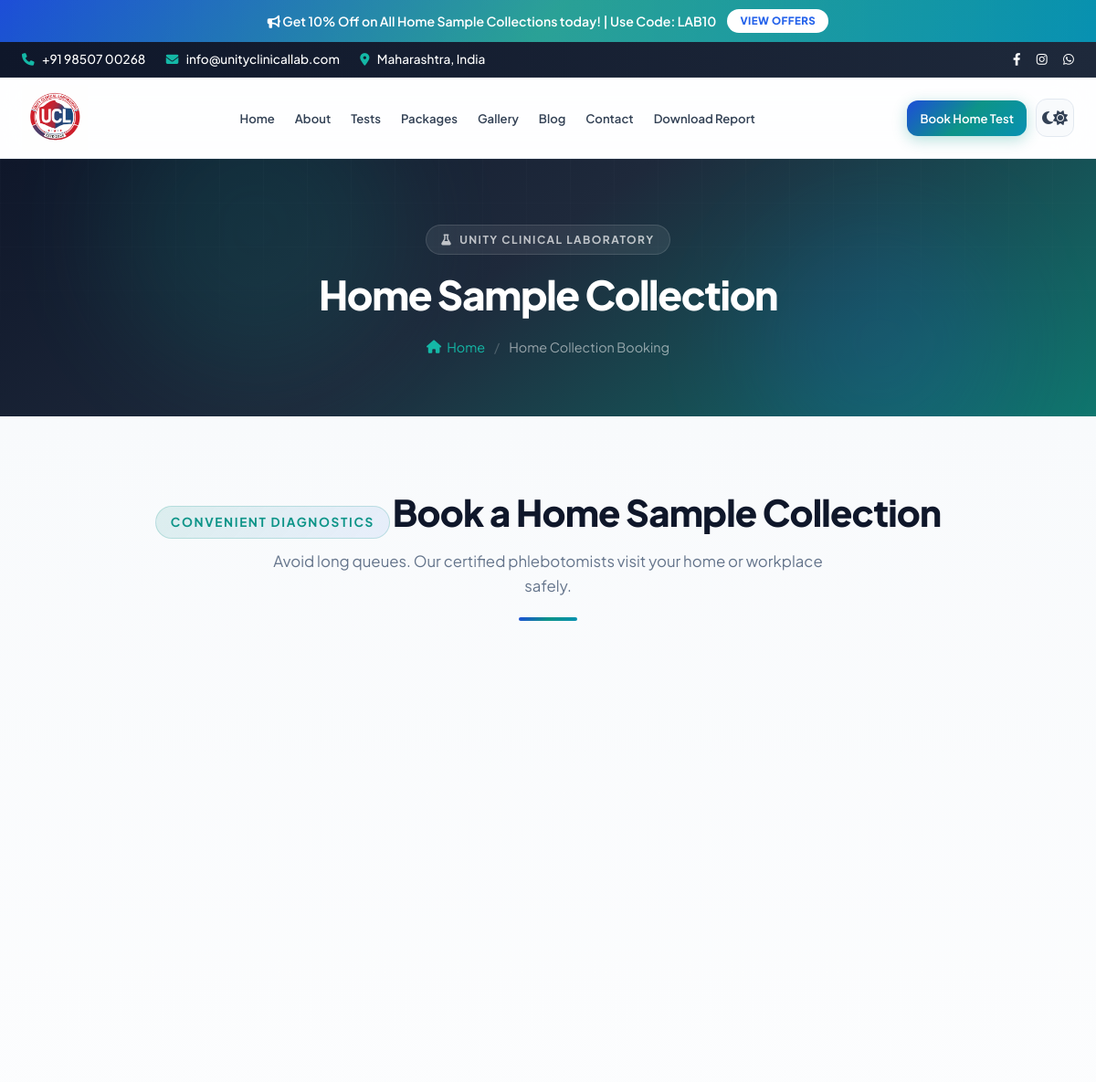
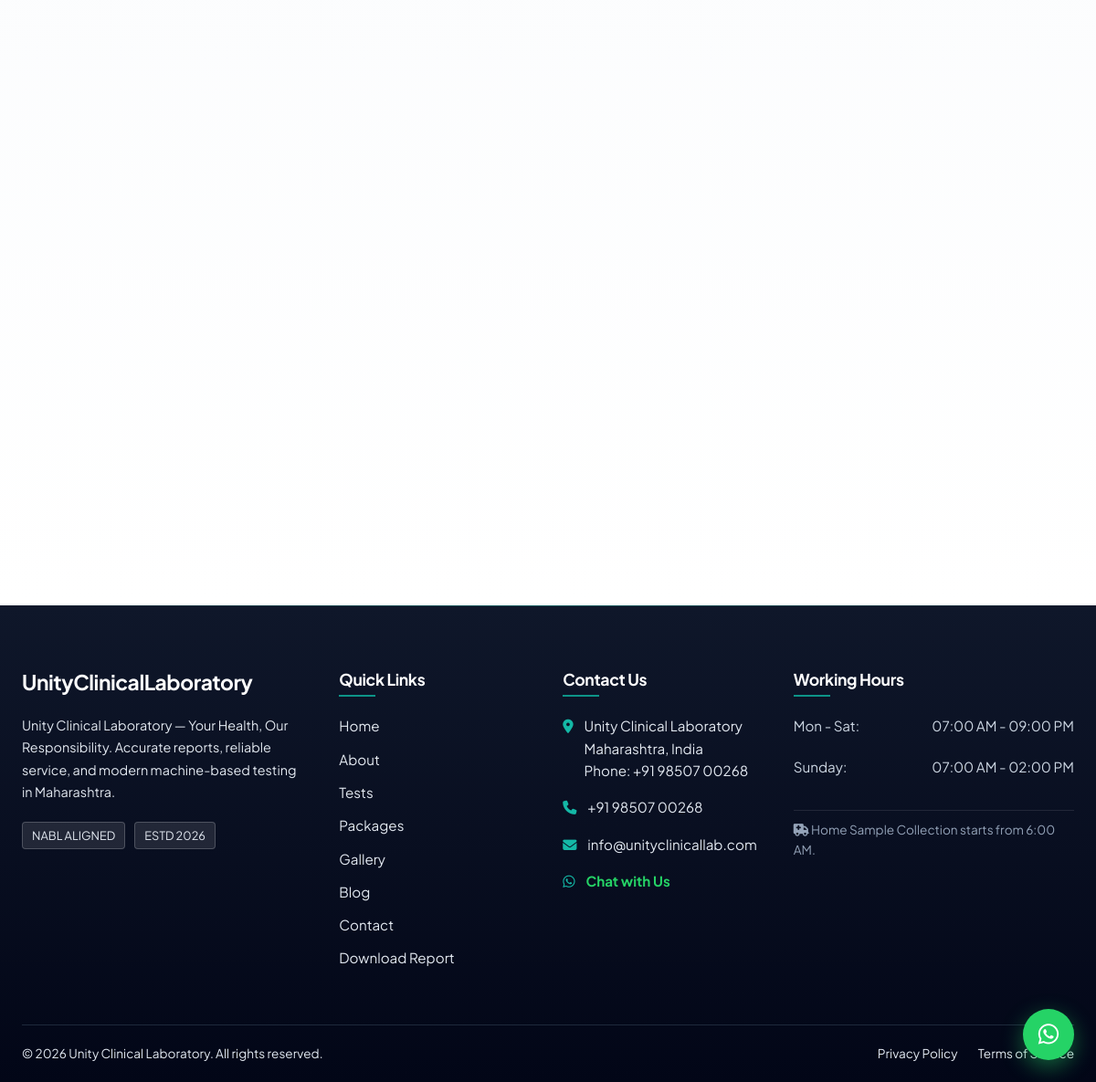
Screenshot of /collection.php with the database file from the repository (2 pictures, top to bottom).
### tables this page shows
CREATE TABLE cms_settings (
        key TEXT PRIMARY KEY,
        value TEXT NOT NULL
    );

CREATE TABLE cms_menu (
        id INTEGER PRIMARY KEY AUTOINCREMENT,
        title TEXT NOT NULL,
        url TEXT NOT NULL,
        sequence INTEGER NOT NULL,
        is_active INTEGER DEFAULT 1,
        is_cta INTEGER DEFAULT 0
    );

CREATE TABLE cms_pages (
        id INTEGER PRIMARY KEY AUTOINCREMENT,
        slug TEXT UNIQUE NOT NULL,
        filename TEXT NOT NULL,
        nav_key TEXT,
        page_heading TEXT NOT NULL,
        breadcrumb_label TEXT NOT NULL,
        meta_title TEXT,
        meta_description TEXT,
        content_tag TEXT,
        content_title TEXT,
        content_description TEXT,
        is_active INTEGER DEFAULT 1,
        sequence INTEGER DEFAULT 0
    , meta_keywords TEXT, og_image TEXT, page_body TEXT, robots_noindex INTEGER DEFAULT 0, sitemap_changefreq TEXT DEFAULT 'monthly', sitemap_priority TEXT DEFAULT '0.5', include_in_sitemap INTEGER DEFAULT 1);

CREATE TABLE cms_sections (
        id INTEGER PRIMARY KEY AUTOINCREMENT,
        section_code TEXT UNIQUE NOT NULL,
        section_title TEXT NOT NULL,
        is_active INTEGER DEFAULT 1,
        sequence INTEGER NOT NULL
    , section_tag TEXT, section_heading TEXT, section_description TEXT, section_type TEXT DEFAULT 'builtin', section_body TEXT);

### includes/header.php (shortened to what the rows shown need)
<?php
function is_item_active($item_url, $active_nav) {
    $current_page = basename($_SERVER['PHP_SELF']);
    return '';
}
try {
    $menu_items = $db->query('SELECT * FROM cms_menu WHERE is_active = 1 ORDER BY sequence ASC')->fetchAll();
} catch (PDOException $e) {
    $menu_items = [];
}
$social_links = cmsSocialLinks($cms);
$header_logo_width = max(40, min(400, (int) cmsSetting($cms, 'header_logo_width', '240')));
$header_logo_height = max(30, min(200, (int) cmsSetting($cms, 'header_logo_height', '72')));
$header_logo_display_h = min($header_logo_height, 80);
$header_logo_display_w = min($header_logo_width, 280);
$header_logo_style = sprintf(
    '--header-logo-width:%dpx;--header-logo-height:%dpx;--header-logo-display-width:%dpx;--header-logo-display-height:%dpx;--header-logo-width-scrolled:%dpx;--header-logo-height-scrolled:%dpx;--header-logo-aspect:%s;',
    $header_logo_width,
    $header_logo_height,
    $header_logo_display_w,
    $header_logo_display_h,
    (int) round($header_logo_display_w * 0.85),
    (int) round($header_logo_display_h * 0.85),
    $header_logo_display_h > 0 ? round($header_logo_display_w / $header_logo_display_h, 4) : '2'
);
$nav_links = [];
$nav_cta = null;
foreach ($menu_items as $item) {
    if ((int) ($item['is_cta'] ?? 0) === 1) {
        $nav_cta = $item;
    } else {
        $nav_links[] = $item;
    }
}
$_body_class = trim($body_class ?? '');
if (basename($_SERVER['PHP_SELF']) !== 'index.php' && stripos($_body_class, 'page-home') === false) {
    $_body_class = trim($_body_class . ' page-inner');
}
?>
<!DOCTYPE html>
<html lang="en">
<head>
    <link rel="stylesheet" href="css/style.css">
    <link rel="stylesheet" href="css/premium.css">
    <link rel="stylesheet" href="https://cdnjs.cloudflare.com/ajax/libs/font-awesome/6.4.0/css/all.min.css">
</head>
<body class="<?php echo htmlspecialchars($_body_class); ?>">
    <?php if (($cms['header_show_top_bar'] ?? '1') === '1'): ?>
    <div class="top-bar">
        <div class="container">
            <?php if (($cms['header_show_social'] ?? '1') === '1'): ?>
            <div class="top-bar-social">
                <?php foreach ($social_links as $social): ?>
                    <a href="<?php echo htmlspecialchars($social['url']); ?>" target="_blank" rel="noopener noreferrer" aria-label="<?php echo htmlspecialchars($social['label']); ?>"><i class="<?php echo htmlspecialchars($social['icon']); ?>"></i></a>
                <?php endforeach; ?>
            </div>
            <?php endif; ?>
        </div>
    </div>
    <?php endif; ?>
    <header class="site-header" style="<?php echo htmlspecialchars($header_logo_style); ?>">
        <div class="container">
            <nav class="nav-bar" aria-label="Main navigation">
                <div class="nav-bar-center">
                    <ul class="nav-menu" id="navMenu">
                        <?php foreach ($nav_links as $item): ?>
                            <li class="nav-item <?php echo is_item_active($item['url'], $active_nav ?? ''); ?>">
                                <a href="<?php echo htmlspecialchars($item['url']); ?>"><?php echo htmlspecialchars($item['title']); ?></a>
                            </li>
                        <?php endforeach; ?>
                    </ul>
                </div>
                <div class="nav-bar-actions">
                    <?php if ($nav_cta): ?>
                    <a href="<?php echo htmlspecialchars($nav_cta['url']); ?>" class="btn btn-primary nav-header-cta"><?php echo htmlspecialchars($nav_cta['title']); ?></a>
                    <?php endif; ?>
                    <button type="button" class="theme-toggle" aria-label="Toggle dark mode" title="Toggle theme">
                        <i class="fa-solid fa-moon theme-icon-dark"></i>
                        <i class="fa-solid fa-sun theme-icon-light"></i>
                    </button>
                </div>
            </nav>
        </div>
    </header>
    <main id="main-content">

### includes/cms_helpers.php (shortened to what the rows shown need)
<?php
function cmsSection(array $cms_sections, string $code, string $field, string $default = ''): string
{
    $value = trim((string) $cms_sections[$code][$field]);
    return $value !== '' ? $value : $default;
}
function renderPageHeader(array $page, string $fallbackHeading = '', string $fallbackBreadcrumb = ''): void
{
    global $cms;
    $heading = $page['page_heading'] ?? $fallbackHeading;
    $breadcrumb = $page['breadcrumb_label'] ?? $fallbackBreadcrumb;
    $home_label = cmsSetting($cms, 'breadcrumb_home_label', 'Home');
    ?>
    <div class="page-header page-header-premium">
        <div class="container page-header-inner reveal">
            <span class="page-header-tag"><i class="fa-solid fa-flask"></i> <?php echo htmlspecialchars(cmsSetting($cms, 'site_name')); ?></span>
            <h1><?php echo htmlspecialchars($heading); ?></h1>
            <div class="breadcrumb">
                <a href="index.php"><i class="fa-solid fa-house"></i> <?php echo htmlspecialchars($home_label); ?></a>
                <span class="breadcrumb-sep">/</span>
                <span><?php echo htmlspecialchars($breadcrumb); ?></span>
            </div>
        </div>
    </div>
    <?php
}
    ?>
    <?php
function renderSectionHeader(array $cms_sections, string $code, array $defaults): void
{
    $tag = cmsSection($cms_sections, $code, 'section_tag', $defaults['tag'] ?? '');
    $title = cmsSection($cms_sections, $code, 'section_heading', $defaults['title'] ?? '');
    $desc = cmsSection($cms_sections, $code, 'section_description', $defaults['desc'] ?? '');
    ?>
    <div class="section-header reveal">
        <?php if ($tag !== ''): ?><span class="section-tag"><?php echo htmlspecialchars($tag); ?></span><?php endif; ?>
        <?php if ($title !== ''): ?><h2 class="section-title"><?php echo htmlspecialchars($title); ?></h2><?php endif; ?>
        <?php if ($desc !== ''): ?><p class="section-desc max-w-md"><?php echo htmlspecialchars($desc); ?></p><?php endif; ?>
    </div>
    <?php
}
    ?>
    <?php
function cmsLogoParts(string $logo_text): array
{
    $logo_text = trim($logo_text);
    $compact = str_replace(' ', '', $logo_text);
    if (preg_match('/^([A-Z][a-z]+)([A-Z][A-Za-z]+)$/', $compact, $matches)) {
        return [$matches[1], $matches[2]];
    }
    return [$logo_text, ''];
}

### includes/footer.php (shortened to what the rows shown need)
<?php
$logo_text = cmsSetting($cms, 'logo_text');
[$logo_main, $logo_span] = cmsLogoParts($logo_text);
?>
    </main>
    <footer class="site-footer">
        <div class="container">
            <div class="footer-grid">
                <div class="footer-brand">
                    <h2><?php echo htmlspecialchars($logo_main); ?><span><?php echo htmlspecialchars($logo_span); ?></span></h2>
                </div>
                <div class="footer-col">
                    <ul class="footer-links">
                        <?php
                        try {
                            $footer_links = $db->query('SELECT title, url FROM cms_menu WHERE is_active = 1 AND is_cta = 0 ORDER BY sequence ASC')->fetchAll();
                        } catch (PDOException $e) {
                            $footer_links = [];
                        }
                        foreach ($footer_links as $fl): ?>
                            <li><a href="<?php echo htmlspecialchars($fl['url']); ?>"><?php echo htmlspecialchars($fl['title']); ?></a></li>
                        <?php endforeach; ?>
                    </ul>
                </div>
            </div>
        </div>
    </footer>
</body>
</html>

### rows the page displays
cms_menu: title "Home"
cms_menu: title "About"
cms_menu: title "Tests"
cms_menu: title "Packages"
cms_menu: title "Gallery"
cms_menu: title "Blog"
cms_menu: title "Contact"
cms_menu: title "Download Report"
cms_menu: title "Book Home Test"
cms_pages: page_heading "Home Sample Collection", breadcrumb_label "Home Collection Booking", content_tag.section_tag "CONVENIENT DIAGNOSTICS", content_title.section_heading "Book a Home Sample Collection", content_description.section_description "Avoid long queues. Our certified phlebotomists visit your home or workplace safely."

### other values shown
$cms['top_offer_text'] "Get 10% Off on All Home Sample Collections today! | Use Code: LAB10"
$offer_link_text "VIEW OFFERS"
$support_phone "+91 98507 00268"
$support_email "info@unityclinicallab.com"
$top_bar_location "Maharashtra, India"
cmsSetting($cms, 'site_name') "UNITY CLINICAL LABORATORY"
$home_label "Home"
$logo_main "Unity"
$logo_span "ClinicalLaboratory"
$cms['footer_about'] "Unity Clinical Laboratory — Your Health, Our Responsibility. Accurate reports, reliable service, and modern machine-based testing in Maharashtra."
$badge "NABL ALIGNED"
$badge "ESTD 2026"
cmsSetting($cms, 'footer_col_links_title', 'Quick Links') "Quick Links"
cmsSetting($cms, 'footer_col_contact_title', 'Contact Us') "Contact Us"
$support_address "Unity Clinical Laboratory Maharashtra, India Phone: +91 98507 00268"
